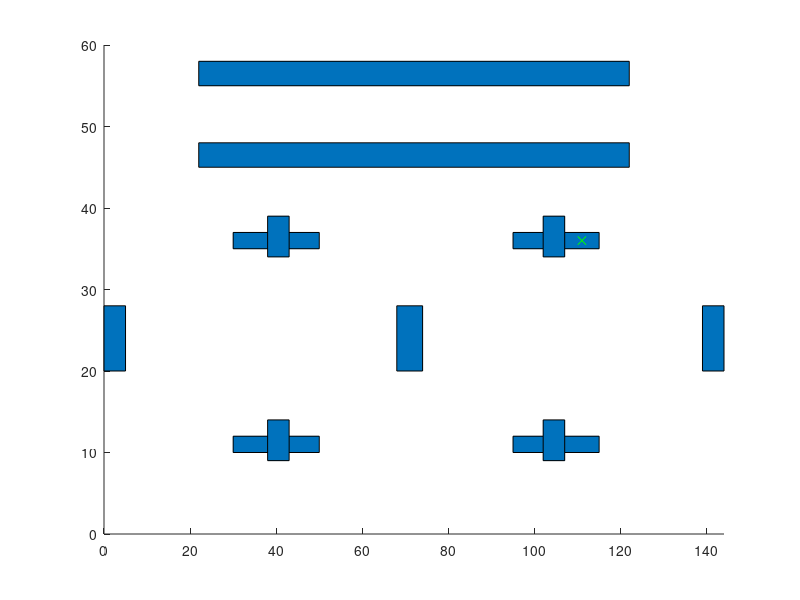

Write MATLAB code to recreate this figure. (Note: this script raises an error after producing the figure.)

clearvars
close all

% size of the arena
x_max = 144;
y_max = 60;


% create nexus, ramp, tower and obstacles
obstacles = [];
obstacles(1,:) = [22,45,100,3];
obstacles(2,:) = [68,20,6,8];
obstacles(3,:) = [0,20,5,8];
obstacles(4,:) = [139,20,5,8];
obstacles(5,:) = [30,10,20,2];
obstacles(6,:) = [95,10,20,2];
obstacles(7,:) = [30,35,20,2];
obstacles(8,:) = [95,35,20,2];
obstacles(9,:) = [38,34,5,5];
obstacles(10,:) = [22,55,100,3];
obstacles(11,:) = [38,9,5,5];
obstacles(12,:) = [102,9,5,5];
obstacles(13,:) = [102,34,5,5];
numOfVertices = 500;

% plot the map
figure(1)
axis([0 x_max 0 y_max])
rectangle('Position', obstacles(1,:),'FaceColor',[0, 0.4470, 0.7410])
rectangle('Position', obstacles(2,:),'FaceColor',[0, 0.4470, 0.7410])
rectangle('Position', obstacles(3,:),'FaceColor',[0, 0.4470, 0.7410])
rectangle('Position', obstacles(4,:),'FaceColor',[0, 0.4470, 0.7410])
rectangle('Position', obstacles(5,:),'FaceColor',[0, 0.4470, 0.7410])
rectangle('Position', obstacles(6,:),'FaceColor',[0, 0.4470, 0.7410])
rectangle('Position', obstacles(7,:),'FaceColor',[0, 0.4470, 0.7410])
rectangle('Position', obstacles(8,:),'FaceColor',[0, 0.4470, 0.7410])
rectangle('Position', obstacles(9,:),'FaceColor',[0, 0.4470, 0.7410])
rectangle('Position', obstacles(10,:),'FaceColor',[0, 0.4470, 0.7410])
rectangle('Position', obstacles(11,:),'FaceColor',[0, 0.4470, 0.7410])
rectangle('Position', obstacles(12,:),'FaceColor',[0, 0.4470, 0.7410])
rectangle('Position', obstacles(13,:),'FaceColor',[0, 0.4470, 0.7410])
hold on


step_size = 5;% step size
neighborhood = 10; % radius of neighborhoood

% initialize the coordinate, cost and paretn vertex for the start and end
% positions
v_start.coord = [8,25];
v_start.cost = 0;
v_start.parent = 0;
v_goal.coord = [135,25];
v_goal.cost = 0;
v_start.parent = 0;

% insert first vertex v_start
vertices(1) = v_start;

% randomly generate vertex v_random and plot
for i = 1:1:numOfVertices
    v_rand = [round(rand(1)*x_max),round(rand(1)*y_max)];
    plot(v_rand(1),v_rand(2),'x','Color',[0 1 0]);
    
    % check if the goal has been reached
    for j = 1:1:length(vertices)
        if vertices(j).coord == v_goal.coord
            break
        end
    end
    
    % find the closest vertex
    distances = [];
    for j = 1:1:length(vertices)
        vertex = vertices(j);
        distance = calcDistance(vertex.coord, v_rand);
        distances = [distances distance];
    end
    [vertex_distance,vertex_index] = min(distances);
    v_nearest = vertices(vertex_index);
    
    % initialize the coordinate, cost and parent for v_new
    v_new.coord = [0 0];
    v_new.cost = 0;
    v_new.parent = 0;
    
    % steer from v_random to v_nearest, interpolate if the distance between
    % two vertices is greater than the step size
    % otherwise v_new = v_rand
    if vertex_distance >= step_size
        v_new.coord(1) = v_nearest.coord(1) + (v_rand(1)-v_nearest.coord(1))*step_size/calcDistance(v_rand, v_nearest.coord);
        v_new.coord(2) = v_nearest.coord(2)+ (v_rand(2)-v_nearest.coord(2))*step_size/calcDistance(v_rand, v_nearest.coord);
    else
        v_new.coord(1) = v_rand(1);
        v_new.coord(2) = v_rand(2);
    end
    
    % check collision on the path form v_nearest to v_new, connect them if
    % no collisino is detected
    if notCollided(v_rand,v_nearest.coord,obstacles)
        line([v_nearest.coord(1), v_new.coord(1)],[v_nearest.coord(2), v_new.coord(2)],'Color','k','LineWidth',1)
        drawnow
        hold on
        
        
        % update the cost of v_new
        v_new.cost = norm(v_new.coord - v_nearest.coord) + v_nearest.cost;
        
        % check for neighbor vertices within the heighborhood
        % check collision for all path from neighbors to v_new
        neighbors = [];
        count = 1;
        for j = 1:1:length(vertices)
            if notCollided(vertices(j).coord, v_new.coord, obstacles) && calcDistance(vertices(j).coord, v_new.coord) <= neighborhood
            neighbors(count).coord = vertices(j).coord;      
            neighbors(count).cost = vertices(j).cost;
            count = count + 1;
            end
        end
        
        %initialize best neighbor v_min and minimum cost cost_min
        v_min.coord = v_nearest.coord;
        cost_min = v_new.cost;
        
        % find neighbor vertex with lower cost and check no collision on
        % the path
        % update v_min and connect to v_new
        for k = 1:1:length(neighbors)
            if notCollided(neighbors(k).coord, v_new.coord, obstacles) && neighbors(k).cost + calcDistance(neighbors(k).coord, v_new.coord) < cost_min       
                v_min.coord = neighbors(k).coord;
                cost_min = neighbors(k).cost + calcDistance(neighbors(k).coord, v_new.coord);
                line([v_min.coord(1), v_new.coord(1)], [v_min.coord(2), v_new.coord(2)], 'Color', 'b')
                hold on
            end
        end
        
        %update parent for v_new
        for j = 1:1:length(vertices)
            if vertices(j).coord == v_min.coord
                v_new.parent = j;
            end
        end  
    
    % update the tree, insert v_new
    vertices = [vertices v_new];
    end
end

% calculate the distance of all vertices in the tree
Distance = [];
for i = 1:1:length(vertices)
    dist = calcDistance(vertices(i).coord, v_goal.coord);
    Distance = [Distance dist];
end

% sort the distance list from smallest to largest
% connect the vertex closest to the goal directly to the goal if no
% collision is detected
% else choose the second closetst one, etc until goal is reached
sortedDistance = sort(Distance);
for j = 1:1:length(sortedDistance)
    if notCollided(vertices(j).coord, v_goal.coord, obstacles)    
        v_goal.parent = j;
        vertices = [vertices, v_goal];
        break
    end
          
end

% when the parent vertex of goal is found, connect them
while v_goal.parent ~= 0
    start = v_goal.parent;
    line([v_goal.coord(1), vertices(start).coord(1)], [v_goal.coord(2), vertices(start).coord(2)], 'Color', 'r', 'LineWidth', 2);
    hold on
    v_goal = vertices(start);
end
    

